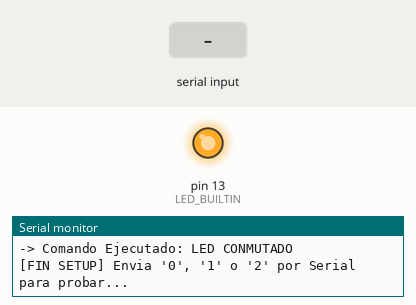
This sketch was run on a simulated Arduino Uno, built with avr-gcc and run on an emulated ATmega328P. Parts: output pins drawn as LEDs (lit = HIGH), the last lines printed to the serial monitor. The inputs (shaded band) are chosen by the test bench.

Above: at 2.2 s.
2.3 s: "90,45\n" received over Serial
At 3.0 s:
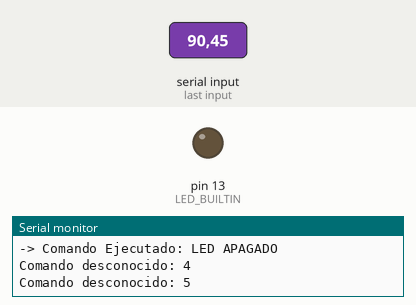
Timing chart, 0 to 5.3 s (numbered marks = the images above; inputs shaded):
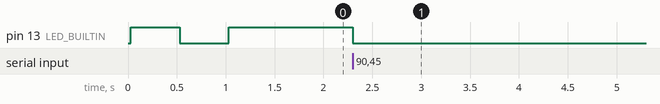

The sketch:

02_Punteros_Funciones_Callbacks.ino
```cpp
/**
 * ============================================================================
 * TUTORIAL 05 (ANSI C): Punteros a Funciones, Callbacks y Dispatch Tables
 * ============================================================================
 * Este código demuestra:
 * 1. Declaración y sintaxis de punteros a funciones con 'typedef'.
 * 2. El patrón Callback para desacoplar el driver de hardware de la aplicación.
 * 3. Tablas de salto o despacho (Dispatch Tables) para procesar comandos en O(1)
 *    sin usar bloques infinitos de 'switch-case' o 'if-else'.
 *
 * Compatible con: Arduino Uno, Nano, Mega, ESP32, RP2040, STM32.
 * ============================================================================
 */

#include <Arduino.h>
#include <stdint.h>

#ifndef LED_BUILTIN
#define LED_BUILTIN 2
#endif

// 1. Definición del tipo puntero a función usando ANSI C typedef
// Representa una función que recibe un id (uint8_t) y una duración en ms (uint32_t) y retorna void
typedef void (*EventoBotonCallback_t)(uint8_t idBoton, uint32_t duracionMs);

// Puntero global a función (almacena el callback registrado)
EventoBotonCallback_t callbackRegistrado = NULL;

// Función del "Driver" que registra el callback de la aplicación
void registrarEventoBoton(EventoBotonCallback_t cb) {
    callbackRegistrado = cb;
}

// Función del "Driver" que simula la detección física del pulsador
void simularPulsacionHardware(uint8_t idBoton, uint32_t duracionMs) {
    // Si la aplicación registró un callback, lo invocamos a través del puntero
    if (callbackRegistrado != NULL) {
        callbackRegistrado(idBoton, duracionMs); // Invocación indirecta
    }
}

// --- APLICACIÓN: Funciones que actúan como Callbacks ---
void miManejadorBoton(uint8_t idBoton, uint32_t duracionMs) {
    Serial.print(F("[CALLBACK ACTIVADO] Boton #"));
    Serial.print(idBoton);
    Serial.print(F(" pulsado durante "));
    Serial.print(duracionMs);
    Serial.println(F(" ms"));
}

// --- PARTE 2: TABLAS DE DESPACHO (DISPATCH TABLES) ---
// Supongamos que recibimos un comando numérico por puerto serie (0: APAGAR, 1: ENCENDER, 2: CONMUTAR)
typedef void (*ComandoHandler_t)(void);

void comandoApagarLED(void) {
    digitalWrite(LED_BUILTIN, LOW);
    Serial.println(F("-> Comando Ejecutado: LED APAGADO"));
}

void comandoEncenderLED(void) {
    digitalWrite(LED_BUILTIN, HIGH);
    Serial.println(F("-> Comando Ejecutado: LED ENCENDIDO"));
}

void comandoConmutarLED(void) {
    static bool estado = false;
    estado = !estado;
    digitalWrite(LED_BUILTIN, estado ? HIGH : LOW);
    Serial.println(F("-> Comando Ejecutado: LED CONMUTADO"));
}

// Tabla de punteros a funciones en memoria (Dispatch Table)
// Al ser 'const', el compilador puede almacenarla en memoria Flash (ROM) en vez de SRAM
const ComandoHandler_t TABLA_COMANDOS[] = {
    comandoApagarLED,   // Indice 0
    comandoEncenderLED,  // Indice 1
    comandoConmutarLED   // Indice 2
};

const uint8_t NUM_COMANDOS = sizeof(TABLA_COMANDOS) / sizeof(TABLA_COMANDOS[0]);

// Ejecución directa en tiempo O(1)
void ejecutarComando(uint8_t codigo) {
    if (codigo < NUM_COMANDOS) {
        // Ejecución directa de la función indexada
        TABLA_COMANDOS[codigo]();
    } else {
        Serial.print(F("Comando desconocido: "));
        Serial.println(codigo);
    }
}

void setup() {
    Serial.begin(115200);
    while (!Serial && millis() < 3000);

    pinMode(LED_BUILTIN, OUTPUT);

    Serial.println(F("\n=================================================="));
    Serial.println(F(" ANSI C EMBEBIDO: PUNTEROS A FUNCIONES Y CALLBACKS"));
    Serial.println(F("=================================================="));

    // 1. Registro del callback
    Serial.println(F("\n--- 1. Registro e invocacion de Callbacks ---"));
    registrarEventoBoton(miManejadorBoton);

    // Simulación de eventos
    simularPulsacionHardware(1, 150);
    simularPulsacionHardware(2, 2300);

    // 2. Uso de la Dispatch Table
    Serial.println(F("\n--- 2. Ejecucion mediante Dispatch Table O(1) ---"));
    Serial.println(F("Ejecutando comando 1 (ENCENDER):"));
    ejecutarComando(1);
    delay(500);

    Serial.println(F("Ejecutando comando 0 (APAGAR):"));
    ejecutarComando(0);
    delay(500);

    Serial.println(F("Ejecutando comando 2 (CONMUTAR):"));
    ejecutarComando(2);

    Serial.println(F("\n[FIN SETUP] Envia '0', '1' o '2' por Serial para probar..."));
}

void loop() {
    if (Serial.available() > 0) {
        char c = Serial.read();
        if (c >= '0' && c <= '9') {
            uint8_t cmd = c - '0';
            ejecutarComando(cmd);
        }
    }
}
```

Measured:
- after the input at 2.3 s, pin 13 (LED_BUILTIN): HIGH → LOW at once
